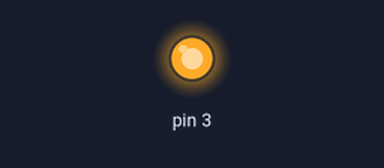
A sketch run on a simulated Arduino Uno, built with avr-gcc and run on an emulated ATmega328P. On the bench: output pins drawn as LEDs (lit = HIGH).

Above: at 2.5 s.
At 7.5 s:
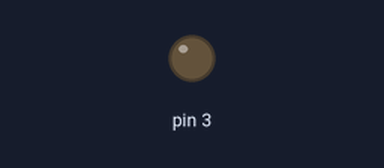
Timing chart, 0 to 13.0 s (numbered marks = the images above):
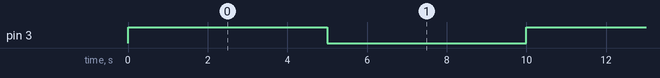

Measured:
- by itself, pin 3: alternates HIGH for 5.0 s and LOW for 5.0 s

The sketch:

Foco.ino
```cpp
void setup() {
  pinMode(3, OUTPUT);

}

void loop() {
  digitalWrite (3, HIGH);
  delay(5000);
  digitalWrite (3, LOW);
  delay(5000);
}
```
